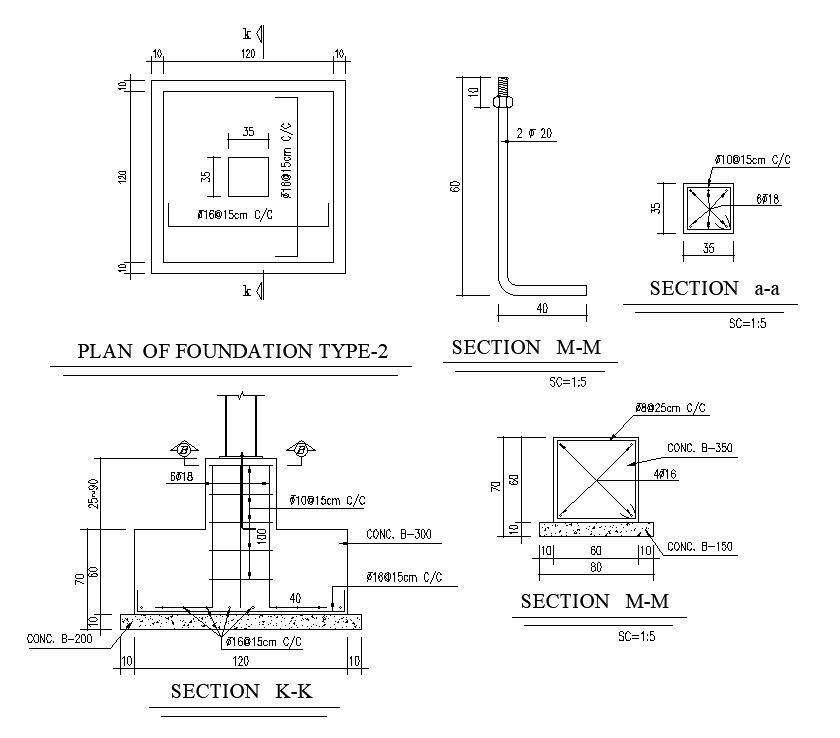
#> input picture data/120X120mmFoundationPlanAndSectionCADDrawingDWGFileTueFeb2021111212.png, 840 x 738 px
$ python -i tiling.py   (imports and definitions only)
#> lines starting #> are read from the running program, lines starting #| are printed output that depends on the picture; after the words box and inside, x2 and y2 are one past the last pixel; in counts of white or black regions, pixels touching at a corner belong together
#> further down, picture is the input picture: shape (738, 840, 3); min 0, max 255, mean 246.1
"""
Tile-based preprocessing for large dense drawings (P&IDs, schematics).

Splits an image into overlapping tiles, preprocesses each tile
independently with locally-tuned parameters, and reassembles them.
"""

import cv2
import numpy as np
from typing import Iterator


def tile_image(
    image: np.ndarray,
    tile_size: int = 1500,
    overlap: int = 200,
) -> Iterator[tuple]:
    """
    Yield (tile, x_offset, y_offset) tuples covering the image.

    Args:
        image:     grayscale or binary numpy array
        tile_size: size of each square tile
        overlap:   pixels of overlap between adjacent tiles

    Yields:
        (tile_array, x0, y0) — x0, y0 are the top-left coords in the original
    """
    h, w = image.shape[:2]
    step = tile_size - overlap

    if step <= 0:
        raise ValueError("tile_size must be > overlap")

    for y0 in range(0, h, step):
        for x0 in range(0, w, step):
            x1 = min(x0 + tile_size, w)
            y1 = min(y0 + tile_size, h)

            # Skip tiny edge tiles
            if (x1 - x0) < tile_size * 0.3 or (y1 - y0) < tile_size * 0.3:
                continue

            tile = image[y0:y1, x0:x1]
            yield tile, x0, y0

            if x1 >= w:
                break
        if y1 >= h:
            break


def local_threshold(tile: np.ndarray, block_size: int = 15, c: int = 8) -> np.ndarray:
    """
    Adaptive threshold tuned for small text in dense drawings.

    Uses SMALLER block_size than full-sheet thresholding so that
    text near thick lines still separates cleanly.
    """
    if block_size % 2 == 0:
        block_size += 1

    # Ensure block_size doesn't exceed tile size
    max_block = min(tile.shape[:2]) - 1
    if max_block % 2 == 0:
        max_block -= 1
    block_size = min(block_size, max_block)
    block_size = max(block_size, 3)

    return cv2.adaptiveThreshold(
        tile, 255,
        cv2.ADAPTIVE_THRESH_GAUSSIAN_C,
        cv2.THRESH_BINARY,
        block_size,
        c,
    )


def preprocess_tiled(
    image_np: np.ndarray,
    tile_size: int = 1500,
    overlap: int = 200,
    block_size: int = 15,
    c: int = 8,
    do_invert: bool = True,
) -> tuple:
    """
    Full tile-based preprocessing.

    Returns:
        (reassembled_binary_image, list_of_tile_metadata)
        tile_metadata = [{"x": x0, "y": y0, "shape": (h, w), "tile": array}]
    """
#> called with tile_size = 1500, overlap = 200, block_size = 15, c = 8, do_invert = True
    # Convert to grayscale if needed
    if image_np.ndim == 3:
        if image_np.shape[2] == 4:
            gray = cv2.cvtColor(image_np, cv2.COLOR_RGBA2GRAY)
        else:
            gray = cv2.cvtColor(image_np, cv2.COLOR_RGB2GRAY)
    else:
        gray = image_np

    h, w = gray.shape
#> h = 738; w = 840
    result = np.full((h, w), 255, dtype=np.uint8)
    tile_metadata = []

    for tile, x0, y0 in tile_image(gray, tile_size=tile_size, overlap=overlap):
        binary_tile = local_threshold(tile, block_size=block_size, c=c)

        if do_invert:
            # Only invert if this tile is mostly dark
            if np.mean(binary_tile == 255) < 0.5:
                binary_tile = cv2.bitwise_not(binary_tile)

        # Paste into result. For overlapping regions, use "min" (darkest wins)
        # so no text is lost — but weight the center of tiles higher.
        th, tw = binary_tile.shape
        region = result[y0:y0 + th, x0:x0 + tw]
        result[y0:y0 + th, x0:x0 + tw] = np.minimum(region, binary_tile)

        tile_metadata.append({
            "x": x0,
            "y": y0,
            "shape": (th, tw),
            "tile": binary_tile,
        })
#> this loop made 1 pass
#> (x0, y0, max_block in local_threshold, block_size in local_threshold, th, tw) on pass 1: (0, 0, 737, 15, 738, 840)
#> pass 1, in preprocess_tiled, `binary_tile = local_threshold(tile, block_size=block_size, c=c)`:
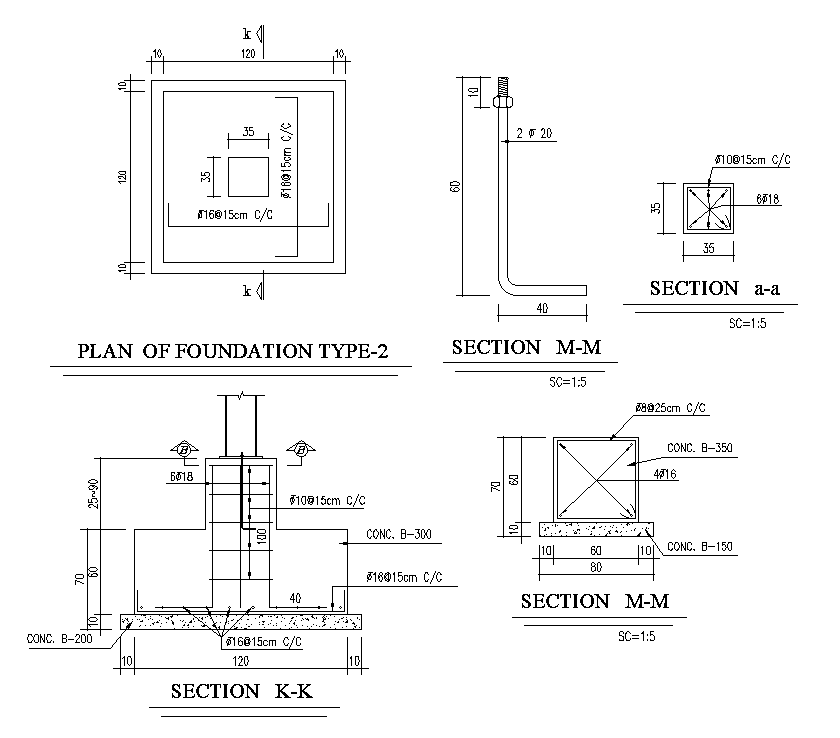
#> binary_tile: shape (738, 840); 96.4% white; black in thin lines or dots, all inside (x1, y1, x2, y2) = (27, 25, 798, 717)
#> after the loop, tile_metadata = 1 item

    return result, tile_metadata

>>> import cv2
>>> picture = cv2.cvtColor(cv2.imread('../data/120X120mmFoundationPlanAndSectionCADDrawingDWGFileTueFeb2021111212.png'), cv2.COLOR_BGR2RGB)
>>> result = preprocess_tiled(picture)

$ run again, on data/im-a-design-engineer-roast-my-print-v0-vz3vhjlnuaif1.png
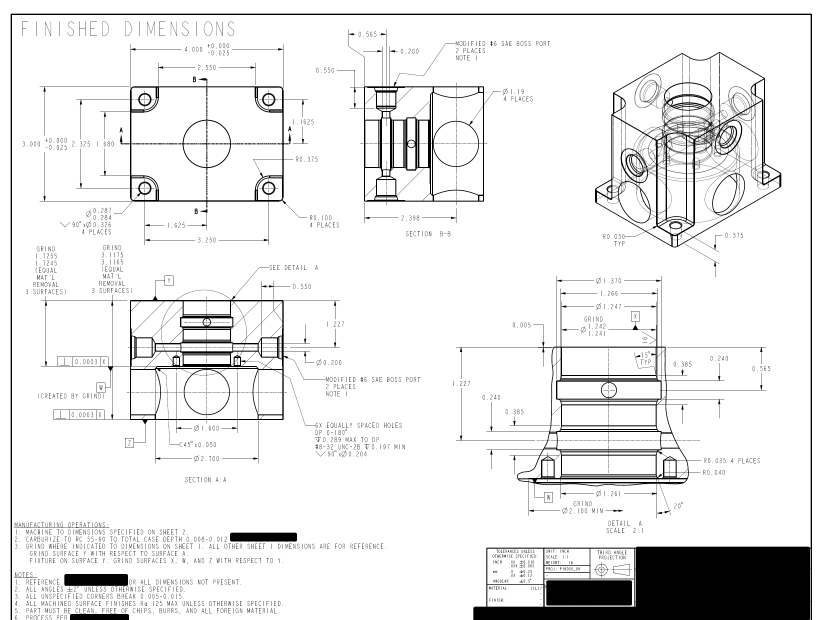
#> input picture data/im-a-design-engineer-roast-my-print-v0-vz3vhjlnuaif1.png, 2453 x 1858 px (shown at 1/3 size)
#> picture is the input picture: shape (1858, 2453, 3); min 0, max 255, mean 234
#> the loop in preprocess_tiled, `for tile, x0, y0 in tile_image(gray, tile_size=tile_size, overlap=over..` made 4 passes
#> (x0, y0, max_block in local_threshold, th, tw) on passes 1 to 4: (0, 0, 1499, 1500, 1500), (1300, 0, 1151, 1500, 1153), (0, 1300, 557, 558, 1500), (1300, 1300, 557, 558, 1153)
#> pass 1, in preprocess_tiled, `binary_tile = local_threshold(tile, block_size=block_size, c=c)`:
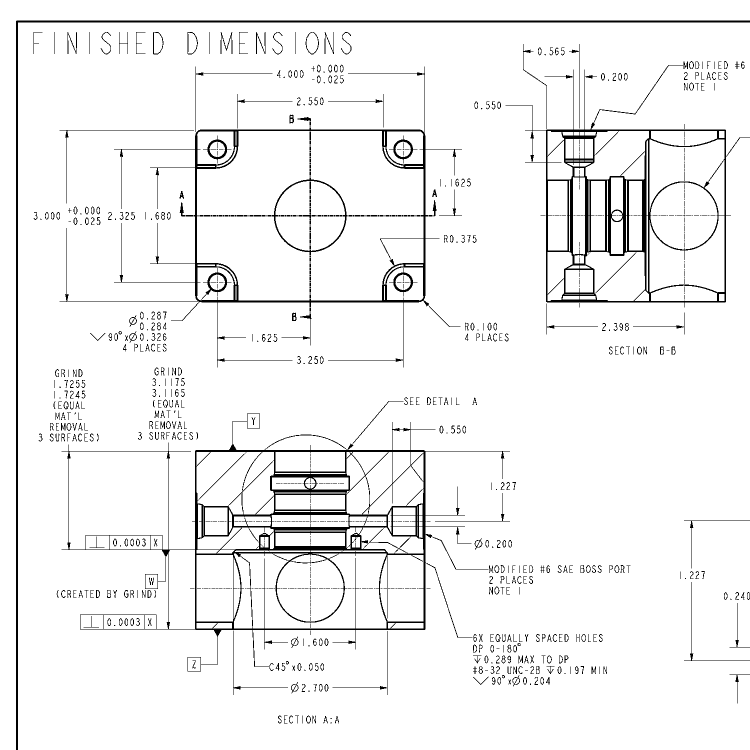
#> binary_tile: shape (1500, 1500) (shown at 1/2 size); 95.1% white; 888 black regions (392 under 20 px), largest, box (x1, y1, x2, y2) and area: (123, 802, 1020, 1343) 31220, (1011, 130, 1500, 615) 21539, (119, 133, 924, 735) 13802
#> after the loop in preprocess_tiled, `for tile, x0, y0 in tile_image(gray, tile_size=tile_size, overlap=over..`:
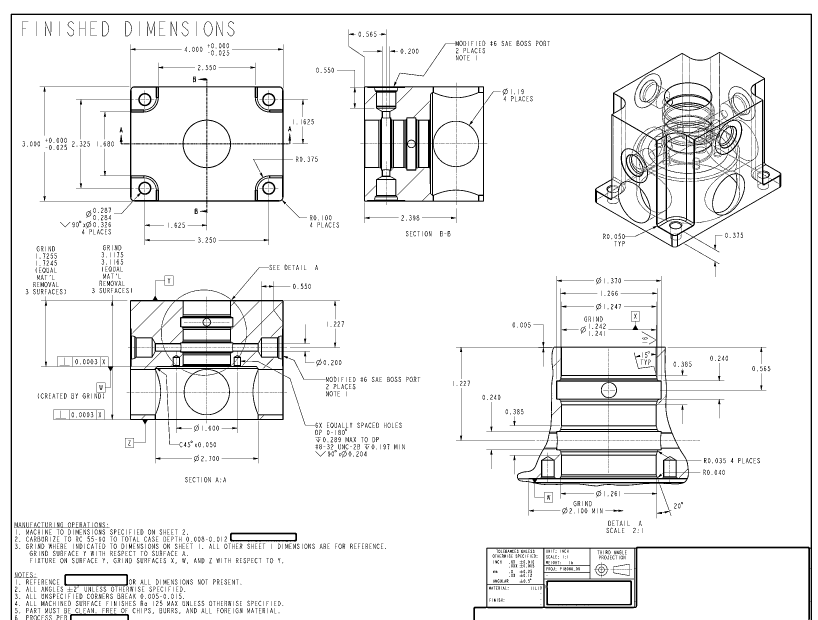
#> result: shape (1858, 2453) (shown at 1/3 size); 94.5% white; 2767 black regions (1479 under 20 px), largest, box (x1, y1, x2, y2) and area: (32, 41, 2436, 1858) 35663, (1368, 828, 2299, 1555) 33513, (123, 802, 1020, 1343) 31220
#> after the loop in preprocess_tiled, `for tile, x0, y0 in tile_image(gray, tile_size=tile_size, overlap=over..`: tile_metadata = 4 items
